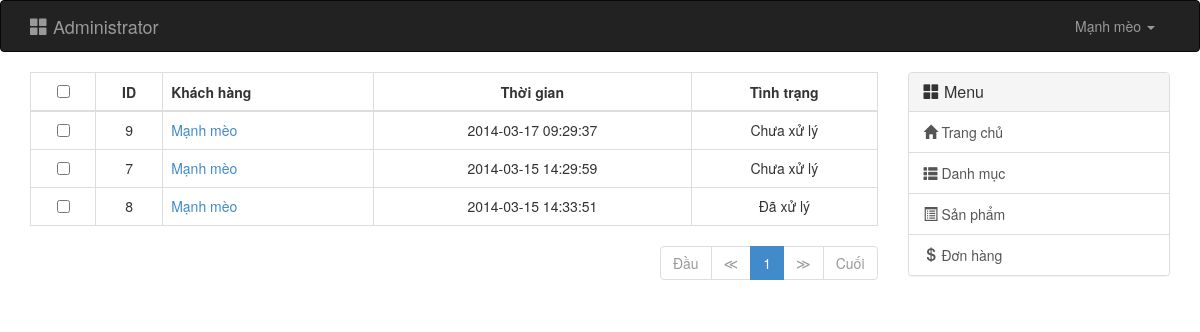
The page /admin.php?controller=order (signed in) on the database its author committed.
### tables this page shows
CREATE TABLE IF NOT EXISTS `orders` (
  `id` int(11) NOT NULL AUTO_INCREMENT,
  `name` varchar(50) NOT NULL,
  `address` varchar(100) NOT NULL,
  `phone` varchar(20) NOT NULL,
  `create_time` datetime NOT NULL,
  `status` int(11) NOT NULL DEFAULT '0',
  PRIMARY KEY (`id`)
);

### backend/controllers/order/index.php (called while the page is built, shortened)
<?php
if(isset($_GET['page'])) $page = intval($_GET['page']);
        else $page = 1;
$page = ($page>0) ? $page : 1;
$limit = 10;
$offset = ($page - 1) * $limit;
$options = array(
    'limit' => $limit,
    'offset' => $offset,
    'order_by' => 'status ASC, id DESC'
);
$url = 'admin.php?controller=order';
$total_rows = get_total('orders', $options);
$total = ceil($total_rows/$limit);
$user = $_SESSION['user'];
$orders = get_all('orders', $options);
$pagination = pagination($url, $page, $total);
$status = array(
	0 => 'Chưa xử lý',
	1 => 'Đã xử lý'
);
require('backend/views/order/index.php');

### backend/models/model.php (called while the page is built, shortened)
<?php
function get_all($table, $options = array()) {
    $select = isset($options['select']) ? $options['select'] : '*';
    $where = isset($options['where']) ? 'WHERE ' . $options['where'] : '';
    $order_by = isset($options['order_by']) ? 'ORDER BY ' . $options['order_by'] : '';
    $limit = isset($options['offset']) && isset($options['limit']) ? 'LIMIT ' . $options['offset'] . ',' . $options['limit'] : '';
    $sql = "SELECT $select FROM `$table` $where $order_by $limit";
    $query = mysql_query($sql) or die(mysql_error());
    $data = array();
    if (mysql_num_rows($query) > 0) {
        while ($row = mysql_fetch_assoc($query)) {
            $data[] = $row;
        }
    }
    return $data;
}
function get_total($table, $options = array()) {
    $where = isset($options['where']) ? 'WHERE ' . $options['where'] : '';
    $sql = "SELECT COUNT(*) as total FROM `$table` $where";
    $query = mysql_query($sql) or die(mysql_error());
    $row = mysql_fetch_assoc($query);
    return $row['total'];
}

### backend/views/order/table.php (the view, shortened to what this page needs)
<form id="order_form" method="post" action="admin.php?controller=order" role="form">
<div class="col-xs-12">
	<table class="table table-bordered table-hover">
		<thead>
			<tr>
				<th><input id="check_all" type="checkbox"/></th>
				<th>ID</th>
				<th>Khách hàng</th>
				<th>Thời gian</th>
				<th>Tình trạng</th>
			</tr>
		</thead>
		<tbody>
			<?php foreach ($orders as $order): ?>
			<tr>
				<td><input name="oid[]" type="checkbox" value="<?php echo $order['id'];?>"/></td>
				<td><?php echo $order['id'];?></td>
				<td><a href="admin.php?controller=order&amp;action=view&amp;oid=<?php echo $order['id'];?>"><?php echo $order['name'];?></a></td>
				<td><?php echo $order['create_time'];?></td>
				<td><?php echo $status[$order['status']];?></td>
			</tr>
			<?php endforeach; ?>
		</tbody>
	</table>
	<div class="text-right">
		<?php echo $pagination; ?>
	</div>
</div>
</form>

### backend/views/common/navbar.php (shortened to what this page needs)
<nav class="navbar navbar-inverse" role="navigation">
	<div class="container">
		<div class="navbar-header">
			<a class="navbar-brand" href="admin.php"><i class="glyphicon glyphicon-th-large"></i> Administrator</a>
		</div>
		<div class="collapse navbar-collapse" id="bs-example-navbar-collapse-1">
			<?php if(isset($user)): ?>
			<ul class="nav navbar-nav navbar-right">
				<li class="dropdown">
					<a href="#" class="dropdown-toggle" data-toggle="dropdown"><?php echo $user['name'];?> <b class="caret"></b></a>
				</li>
			</ul>
			<?php endif; ?>
		</div>
	</div>
</nav>

### backend/views/order/table.php (style rules this page uses)
.table th, .table td { text-align: center; }
.table th:nth-child(3), .table td:nth-child(3) { text-align: left; }

### rows shown on the page
orders: name "Mạnh mèo", id "8", create_time "2014-03-15 14:33:51", status "Đã xử lý"
orders: id "9", name "Mạnh mèo", create_time "2014-03-17 09:29:37", status "Chưa xử lý"
orders: id "7", name "Mạnh mèo", create_time "2014-03-15 14:29:59", status "Chưa xử lý"
